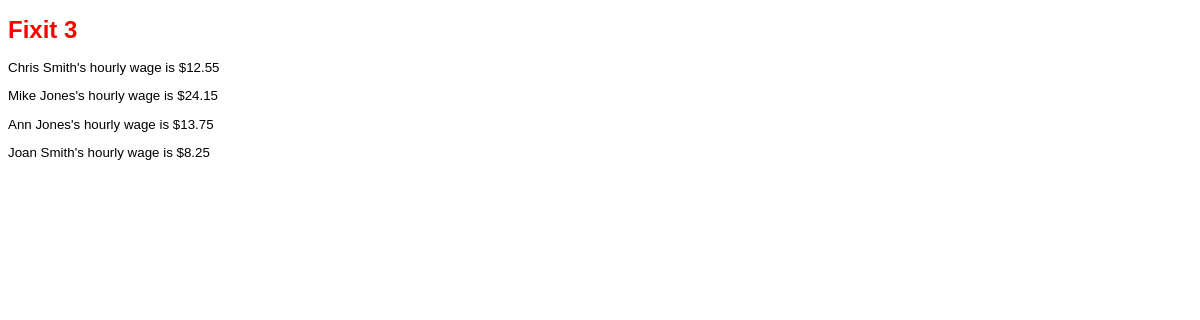
Screenshot of /asgn04-Robinson/asgn04-mysql-files/fixit3.php with the database file from the repository.
### tables this page shows
CREATE TABLE personnel (
  empID int NOT NULL,
  firstName varchar(64) NOT NULL,
  lastName varchar(64) NOT NULL,
  jobTitle varchar(64) NOT NULL,
  hourlyWage float NOT NULL,
  PRIMARY KEY (empID),
  UNIQUE KEY empID (empID)
 );

### asgn04-Robinson/asgn04-mysql-files/fixit3.php (the view, shortened to what this page needs)
<!DOCTYPE html>
<html>
<head>
	<link rel ="stylesheet" type="text/css" href="sample.css">
</head>
<body>
	<h1>Fixit 3 </h1>
<?php
$server = "localhost";
$user = "wbip";
$pw = "wbip123";
$db = "test";
$connect=mysqli_connect($server, $user, $pw, $db);
if( !$connect)
{
	die("ERROR: Cannot connect to database $db on server $server
	using user name $user (".mysqli_connect_errno().
	", ".mysqli_connect_error().")");
}
else
{
	$userQuery = "SELECT firstName, lastName, hourlyWage FROM personnel WHERE lastName='Smith' OR lastName='Jones'";
	$result = mysqli_query($connect, $userQuery);
	if (mysqli_num_rows($result) == 0)
	{
		print("No records found with query $userQuery");
	}
	else
	{
		 while ($row = mysqli_fetch_assoc($result))
		{
			print (	"<p>".$row['firstName']." ".$row['lastName']."'s hourly wage is $".
			number_format($row['hourlyWage'], 2)."</p>");
		}
	}
}
?>
</body>
</html>

### asgn04-Robinson/asgn04-mysql-files/sample.css (style rules this page uses)
body { background: white }
h1 { font-family: Arial, Helvetica, Sans-serif; font-size:18pt; color:red; font-weight:bold; }
p { font-family: Arial, Helvetica, Sans-serif; font-size:10pt; color:black; }

### rows the page displays
personnel: firstName "Chris", lastName "Smith", hourlyWage "12.55"
personnel: firstName "Mike", lastName "Jones", hourlyWage "24.15"
personnel: firstName "Ann", lastName "Jones", hourlyWage "13.75"
personnel: firstName "Joan", lastName "Smith", hourlyWage "8.25"
